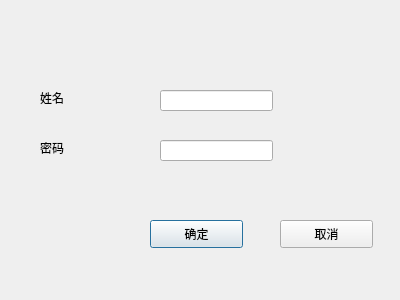
<?xml version="1.0" encoding="UTF-8"?>
<ui version="4.0">
 <class>med_sign_in</class>
 <widget class="QDialog" name="med_sign_in">
  <property name="geometry">
   <rect>
    <x>0</x>
    <y>0</y>
    <width>400</width>
    <height>300</height>
   </rect>
  </property>
  <property name="windowTitle">
   <string>Dialog</string>
  </property>
  <widget class="QPushButton" name="pushButton">
   <property name="geometry">
    <rect>
     <x>150</x>
     <y>220</y>
     <width>93</width>
     <height>28</height>
    </rect>
   </property>
   <property name="text">
    <string>确定</string>
   </property>
  </widget>
  <widget class="QPushButton" name="pushButton_2">
   <property name="geometry">
    <rect>
     <x>280</x>
     <y>220</y>
     <width>93</width>
     <height>28</height>
    </rect>
   </property>
   <property name="text">
    <string>取消</string>
   </property>
  </widget>
  <widget class="QLineEdit" name="lineEdit">
   <property name="geometry">
    <rect>
     <x>160</x>
     <y>90</y>
     <width>113</width>
     <height>21</height>
    </rect>
   </property>
  </widget>
  <widget class="QLineEdit" name="lineEdit_2">
   <property name="geometry">
    <rect>
     <x>160</x>
     <y>140</y>
     <width>113</width>
     <height>21</height>
    </rect>
   </property>
  </widget>
  <widget class="QLabel" name="label">
   <property name="geometry">
    <rect>
     <x>40</x>
     <y>90</y>
     <width>72</width>
     <height>15</height>
    </rect>
   </property>
   <property name="text">
    <string>姓名</string>
   </property>
  </widget>
  <widget class="QLabel" name="label_2">
   <property name="geometry">
    <rect>
     <x>40</x>
     <y>140</y>
     <width>72</width>
     <height>15</height>
    </rect>
   </property>
   <property name="text">
    <string>密码</string>
   </property>
  </widget>
 </widget>
 <resources/>
 <connections>
  <connection>
   <sender>pushButton_2</sender>
   <signal>clicked()</signal>
   <receiver>med_sign_in</receiver>
   <slot>close()</slot>
   <hints>
    <hint type="sourcelabel">
     <x>339</x>
     <y>237</y>
    </hint>
    <hint type="destinationlabel">
     <x>334</x>
     <y>186</y>
    </hint>
   </hints>
  </connection>
 </connections>
</ui>
